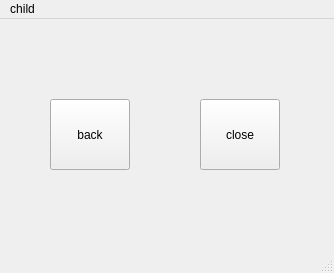
<?xml version="1.0" encoding="UTF-8"?>
<ui version="4.0">
 <class>childWindow</class>
 <widget class="QMainWindow" name="childWindow">
  <property name="geometry">
   <rect>
    <x>0</x>
    <y>0</y>
    <width>334</width>
    <height>273</height>
   </rect>
  </property>
  <property name="windowTitle">
   <string>MainWindow</string>
  </property>
  <widget class="QWidget" name="centralwidget">
   <widget class="QPushButton" name="pushButton">
    <property name="geometry">
     <rect>
      <x>50</x>
      <y>80</y>
      <width>80</width>
      <height>71</height>
     </rect>
    </property>
    <property name="text">
     <string>back</string>
    </property>
   </widget>
   <widget class="QPushButton" name="pushButton_2">
    <property name="geometry">
     <rect>
      <x>200</x>
      <y>80</y>
      <width>80</width>
      <height>71</height>
     </rect>
    </property>
    <property name="text">
     <string>close</string>
    </property>
   </widget>
  </widget>
  <widget class="QMenuBar" name="menubar">
   <property name="geometry">
    <rect>
     <x>0</x>
     <y>0</y>
     <width>334</width>
     <height>17</height>
    </rect>
   </property>
   <widget class="QMenu" name="menuchild">
    <property name="title">
     <string>child</string>
    </property>
   </widget>
   <addaction name="menuchild"/>
  </widget>
  <widget class="QStatusBar" name="statusbar"/>
 </widget>
 <resources/>
 <connections/>
</ui>
